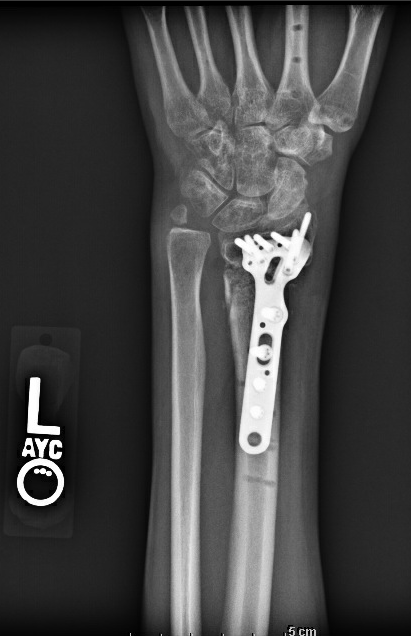
#> input picture ML/sample/Acumed ex2 at 9.50.35 AM.png, 411 x 636 px; its folder holds only this picture in this run
$ jupyter execute preProcessing.ipynb   (older library calls are emulated)
#> lines starting #> are read from the running program, lines starting #| are printed output that depends on the picture; after the words box and inside, x2 and y2 are one past the last pixel; in counts of white or black regions, pixels touching at a corner belong together; long printed decimals are rounded
[cell 1]
import sys
import cv2
from matplotlib import pyplot as plt
import numpy as np
from math import atan2, cos, sin, sqrt, pi
from glob import glob
import os

[cell 2]
filepaths = glob("sample/*.png", recursive=True)
print(filepaths[:10])

[cell 3]
images = {}
grayScale = {}
blurs = {}

for filepath in filepaths:
    image = cv2.imread(filepath)
#> image is the input picture: shape (636, 411, 3); min 0, max 255, mean 67.7
    dim = (200, np.floor(image.shape[0] / image.shape[1] * 200 ).astype(int))
#> dim = (200, 309)
    image = cv2.resize(image, dim)
#> image: shape (309, 200, 3)
    gray = cv2.cvtColor(image,cv2.COLOR_BGR2GRAY)

    print(np.mean(gray))
#| 67.575
    # determine whether white on black or black on white
    if np.mean(gray) > 100:
        gray = 255 - gray


    # blur = cv2.medianBlur(gray, 5)
    # kernel = cv2.getStructuringElement(cv2.MORPH_RECT , (3,3))
    kernel = cv2.getStructuringElement(cv2.MORPH_ELLIPSE , (3,3))
    morph = cv2.morphologyEx(gray, cv2.MORPH_GRADIENT, kernel)
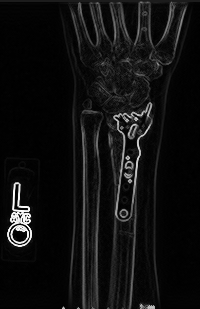
#> morph: shape (309, 200); min 0, max 255, mean 16.1

    # apply gain
    morph = cv2.multiply(morph, 4)
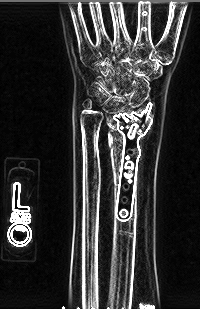
#> morph: shape (309, 200); min 0, max 255, mean 51.2


    dst = morph


    images[filepath] = image
    grayScale[filepath] = gray
    blurs[filepath] = dst

    f = plt.figure()
    f.add_subplot(1,2, 1)
    plt.imshow(gray, cmap='gray')
    f.add_subplot(1,2, 2)
    plt.imshow(dst, cmap='gray')
    plt.show(block=True)
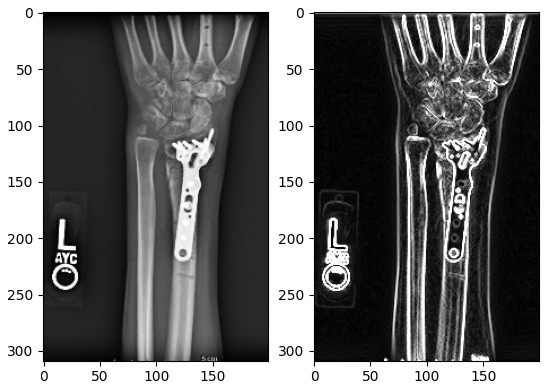
#> figure drawn by matplotlib, 2 panels

[cell 4]
import matplotlib.pyplot as plt

[cell 5]
# sobel = {}


# %matplotlib inline
# ## Sobel Edge Detection
# for filepath, image in blurs.items():
#     print("Processing:", filepath)
#     sobelx = cv2.Sobel(src=image, ddepth=cv2.CV_64F, dx=1, dy=0, ksize=5) # Sobel Edge Detection on the X axix
#     sobely = cv2.Sobel(src=image, ddepth=cv2.CV_64F, dx=0, dy=1, ksize=5) # Sobel Edge Detection on the Y axis
#     sobelxy = cv2.Sobel(src=image, ddepth=cv2.CV_64F, dx=1, dy=1, ksize=5) # Combined X and Y Sobel Edge Detection
#     # Display Sobel Edge Detection Images
#     # cv2.imshow('Sobel X', sobelx)
#     # cv2.imshow('Sobel Y', sobely)
#     # cv2.imshow('Sobel X Y using Sobel() function', sobelxy)
#     # f = plt.figure()
#     # f.add_subplot(1,2, 1)
#     # plt.imshow(sobelx, cmap='gray')
#     # f.add_subplot(1,2, 2)
#     # plt.imshow(sobely, cmap='gray')
#     # f.add_subplot(1,2, 3)
#     # plt.imshow(sobelxy, cmap='gray')
#     sobel[filepath] = sobelx
#     f, axarr = plt.subplots(1,3)
#     axarr[0].imshow(sobelx, cmap='gray')
#     axarr[1].imshow(sobely, cmap='gray')
#     axarr[2].imshow(sobelxy, cmap='gray')


#     plt.show(block=True)

[cell 6]
threshold = {}


## Sobel Edge Detection
for filepath, image in blurs.items():
    print("Processing:", filepath)

    # (T, threshInv) = cv2.threshold(image, 220, 255, cv2.THRESH_BINARY_INV)
    # (T, thresh) = cv2.threshold(image, 0, 255, cv2.THRESH_BINARY)
    # combined = cv2.addWeighted(threshInv, 0.5, threshInv, 0.5, 0)

    # canny edge detection
    canny = cv2.Canny(image, 225, 255)

    #show
    f = plt.figure()

    f.add_subplot(1,2, 1)
    plt.imshow(image, cmap='gray')
    f.add_subplot(1,2, 2)
    plt.imshow(canny, cmap='gray')
    plt.show()
#> this loop made 1 pass
#> filepath on pass 1: 'sample/Acumed ex2 at 9.50.35 AM.png'
#| Processing: sample/Acumed ex2 at 9.50.35 AM.png
#> pass 1, `canny = cv2.Canny(image, 225, 255)`:
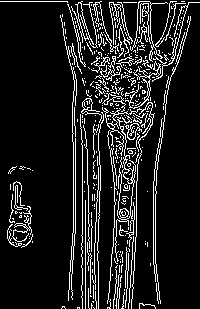
#> canny: shape (309, 200); 12.1% white in thin lines or dots


    # sobel[filepath] = sobelx
    # f, axarr = plt.subplots(1,3)
    # axarr[0].imshow(sobelx, cmap='gray')
    # axarr[1].imshow(sobely, cmap='gray')
    # axarr[2].imshow(sobelxy, cmap='gray')


    # plt.show(block=True)

$ run again, on ML/sample/acumed ex1 at 9.47.15 AM.png
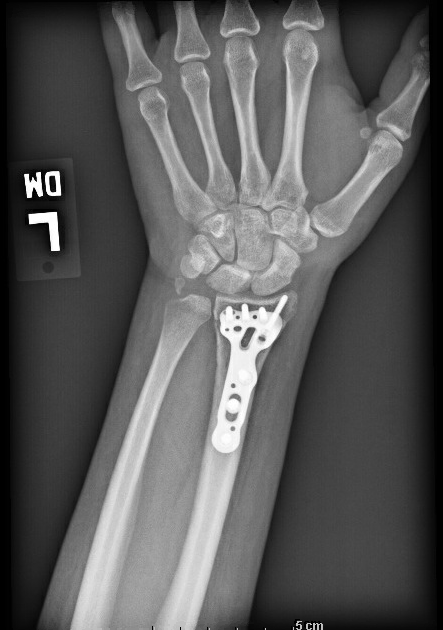
#> input picture ML/sample/acumed ex1 at 9.47.15 AM.png, 443 x 630 px
#> image is the input picture: shape (630, 443, 3); min 0, max 255, mean 89.5
#> image: shape (284, 200, 3)
#| 89.410
#> `plt.show(block=True)`:
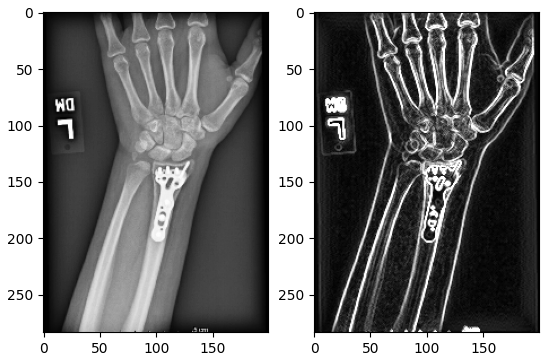
#> figure drawn by matplotlib, 2 panels
#> the loop `for filepath, image in blurs.items():` made 1 pass
#> filepath on pass 1: 'sample/acumed ex1 at 9.47.15 AM.png'
#> (printed output is left out)
#> pass 1, `canny = cv2.Canny(image, 225, 255)`:
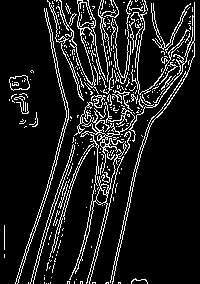
#> canny: shape (284, 200); 11.7% white in thin lines or dots

$ run again, on ML/sample/acumed ex3 at 2.19.58 PM.png
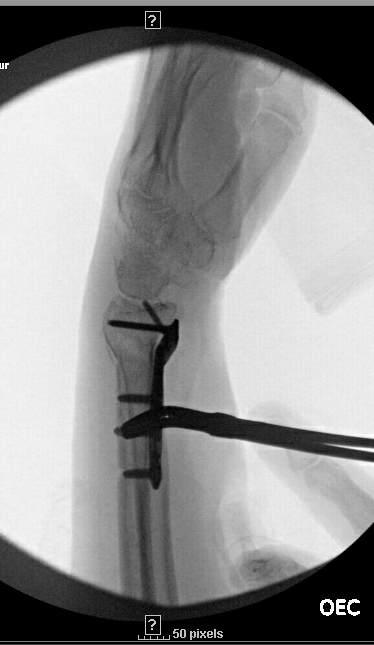
#> input picture ML/sample/acumed ex3 at 2.19.58 PM.png, 374 x 645 px
#> image is the input picture: shape (645, 374, 3); min 0, max 255, mean 144.2
#> image: shape (344, 200, 3)
#| 143.931
#> `plt.show(block=True)`:
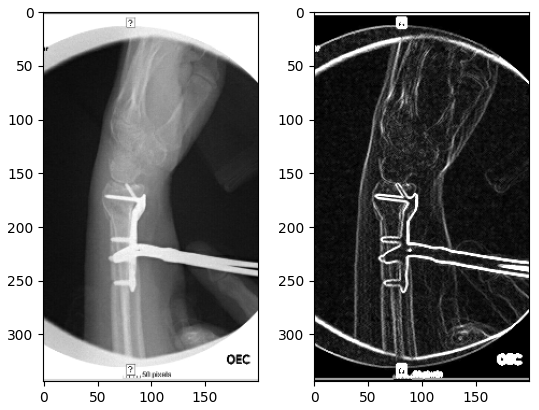
#> figure drawn by matplotlib, 2 panels
#> the loop `for filepath, image in blurs.items():` made 1 pass
#> filepath on pass 1: 'sample/acumed ex3 at 2.19.58 PM.png'
#> (printed output is left out)
#> pass 1, `canny = cv2.Canny(image, 225, 255)`:
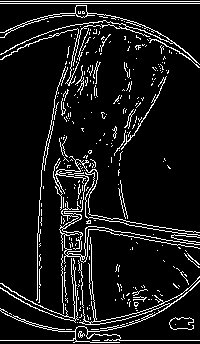
#> canny: shape (344, 200); 9.3% white in thin lines or dots

$ run again, on ML/sample/Acumed ex2 at 9.50.42 AM.png
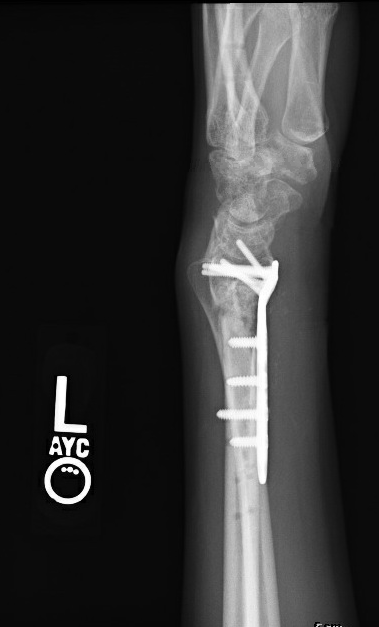
#> input picture ML/sample/Acumed ex2 at 9.50.42 AM.png, 379 x 627 px
#> image is the input picture: shape (627, 379, 3); min 0, max 255, mean 52
#> image: shape (330, 200, 3)
#| 51.895
#> `plt.show(block=True)`:
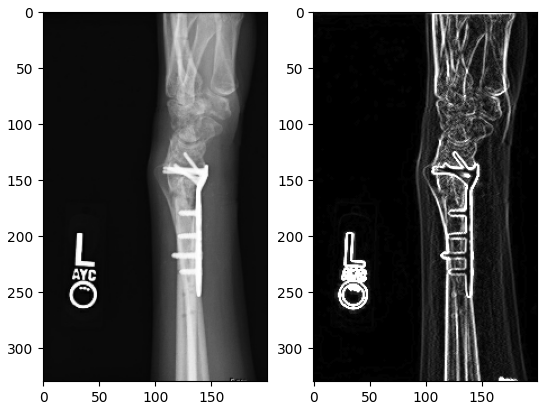
#> figure drawn by matplotlib, 2 panels
#> the loop `for filepath, image in blurs.items():` made 1 pass
#> filepath on pass 1: 'sample/Acumed ex2 at 9.50.42 AM.png'
#> (printed output is left out)
#> pass 1, `canny = cv2.Canny(image, 225, 255)`:
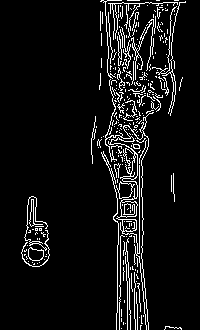
#> canny: shape (330, 200); 7.3% white in thin lines or dots, all inside (x1, y1, x2, y2) = (21, 0, 186, 330)
